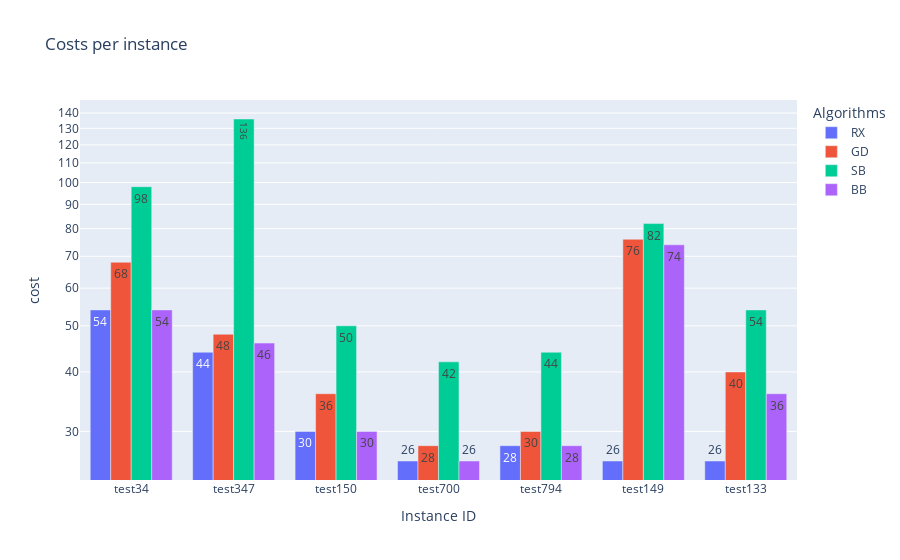

This figure's notebook cell:
### Code cell
dfA = {'PDB':[],'cost':[], 'algorithm':[]}
for i, row in df.iterrows():
    for c in df.columns:
        if c in ['PDB','|V|','|E|','|S|']:
            continue
        dfA['PDB'].append(row['PDB'])
        dfA['cost'].append(row[c])
        dfA['algorithm'].append(c)
dfA = pd.DataFrame(dfA)
# remove solver
dfA = dfA[dfA['algorithm']!='solver']
# remove nan
dfA = dfA[~dfA['cost'].isna()]
# remove duplicates
dfA = dfA.drop_duplicates(subset=['PDB','algorithm'])
# show
fig = px.bar(dfA, x='PDB', y='cost', color='algorithm', title='Costs per instance', barmode='group', log_y=True, text='cost')
# fig.update_yaxes(range=[1e-2, 1e4])
fig.update_traces(textposition='auto') # set text position
# change x-axis label
fig.update_xaxes(title_text='Instance ID')
# change legend title
fig.update_layout(legend_title_text='Algorithms')
fig.show()
# save fig to file
wdir = os.path.join('latex',nmr_folder)
if not os.path.exists(wdir):
    os.mkdir(wdir)
fig.write_image(os.path.join(wdir,'costs.pdf'))

raise Exception('stop')

### Figure 1 — Plotly figure (JSON) as saved in the notebook; plotly's stock layout.template omitted (floating-point values rounded to 4 significant figures)
{"data": [{"alignmentgroup": "True", "hovertemplate": "algorithm=RX<br>PDB=%{x}<br>cost=%{text}<extra></extra>", "legendgroup": "RX", "marker": {"color": "#636efa", "pattern": {"shape": ""}}, "name": "RX", "offsetgroup": "RX", "orientation": "v", "showlegend": true, "text": [54, 44, 30, 26, 28, 26, 26], "textposition": "auto", "type": "bar", "x": ["test34", "test347", "test150", "test700", "test794", "test149", "test133"], "xaxis": "x", "y": [54, 44, 30, 26, 28, 26, 26], "yaxis": "y"}, {"alignmentgroup": "True", "hovertemplate": "algorithm=GD<br>PDB=%{x}<br>cost=%{text}<extra></extra>", "legendgroup": "GD", "marker": {"color": "#EF553B", "pattern": {"shape": ""}}, "name": "GD", "offsetgroup": "GD", "orientation": "v", "showlegend": true, "text": [68, 48, 36, 28, 30, 76, 40], "textposition": "auto", "type": "bar", "x": ["test34", "test347", "test150", "test700", "test794", "test149", "test133"], "xaxis": "x", "y": [68, 48, 36, 28, 30, 76, 40], "yaxis": "y"}, {"alignmentgroup": "True", "hovertemplate": "algorithm=SB<br>PDB=%{x}<br>cost=%{text}<extra></extra>", "legendgroup": "SB", "marker": {"color": "#00cc96", "pattern": {"shape": ""}}, "name": "SB", "offsetgroup": "SB", "orientation": "v", "showlegend": true, "text": [98, 136, 50, 42, 44, 82, 54], "textposition": "auto", "type": "bar", "x": ["test34", "test347", "test150", "test700", "test794", "test149", "test133"], "xaxis": "x", "y": [98, 136, 50, 42, 44, 82, 54], "yaxis": "y"}, {"alignmentgroup": "True", "hovertemplate": "algorithm=BB<br>PDB=%{x}<br>cost=%{text}<extra></extra>", "legendgroup": "BB", "marker": {"color": "#ab63fa", "pattern": {"shape": ""}}, "name": "BB", "offsetgroup": "BB", "orientation": "v", "showlegend": true, "text": [54, 46, 30, 26, 28, 74, 36], "textposition": "auto", "type": "bar", "x": ["test34", "test347", "test150", "test700", "test794", "test149", "test133"], "xaxis": "x", "y": [54, 46, 30, 26, 28, 74, 36], "yaxis": "y"}], "layout": {"barmode": "group", "legend": {"title": {"text": "Algorithms"}, "tracegroupgap": 0}, "title": {"text": "Costs per instance"}, "xaxis": {"anchor": "y", "domain": [0, 1], "title": {"text": "Instance ID"}}, "yaxis": {"anchor": "x", "domain": [0, 1], "title": {"text": "cost"}, "type": "log"}}}
